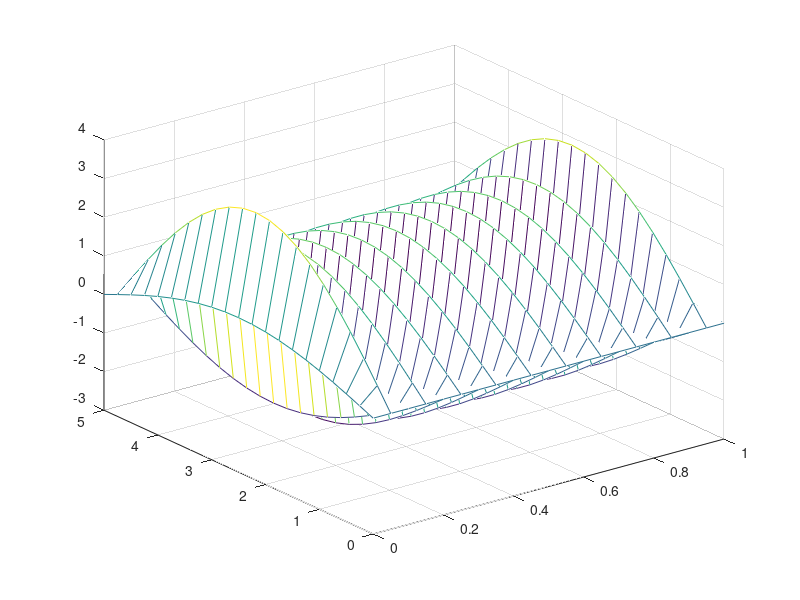

Here is the MATLAB script that generated this plot:

%Diferencias finitas para onda
x1 = 0;
xr = 1;
yb = 0;
yt = 1;
M = 20;
N = 20;
xr,yb,yt,M ,N
f=@(x,t) 16*pi^2*sin(pi*x)*cos(4*pi*t); % define input function data

g1=@(x) sin(pi*x); % define boundary values

g2=@(x) 0;

g3=@(t) 0;

g4=@(t) 0;

m=M+1;n=N+1; mn=m*n;

h= (xr-x1)/M;h2=h^2;k=(yt-yb)/4;k2=k^2 ;

x=x1+(0:M)*h; % set mesh values

y=yb+(0:N)*k;

A=zeros(mn,mn);b=zeros(mn,1);

for i=2 :m-1 % interior points

for j=2:n-1

A(i+(j-1)*m,i-1+(j-1)*m)=1/h2;
A(i+(j-1)*m,i+1+(j-1)*m)=1/h2;

A(i+(j-1) *m,i+(j-1)*m)=-2/h2-2/k2;

A(i+(j-1)*m,i+(j-2)*m)=1/k2;
A(i+(j-1)*m,i+j*m)=1/k2;

b(i+(j-1)*m)=f(x(i),y(j));

end

end

for i=1:m % bottom and top boundary points

j=1; A(i+(j-1)*m,i+(j-1)*m)=1;b(i+(j-1)*m)=g1(x(i));

j=n;A(i+(j-1)*m,i+(j-1)*m)=1;b(i+(j-1)*m)=g2(x(i));

end

for j=2:n-1 % left and right boundary points

i=1;A(i+(j-1)*m,i+(j-1)*m)=1;b(i+(j-1)*m)=g3(y(j));

i=m;A(i+(j-1)*m,i+(j-1)*m)=1;b(i+(j-1)*m)=g4(y(j));

end

v=A\b;% solve for solution in v labeling

w=reshape(v(1:mn),m,n); %translate from v to w

mesh(x,y,w)

